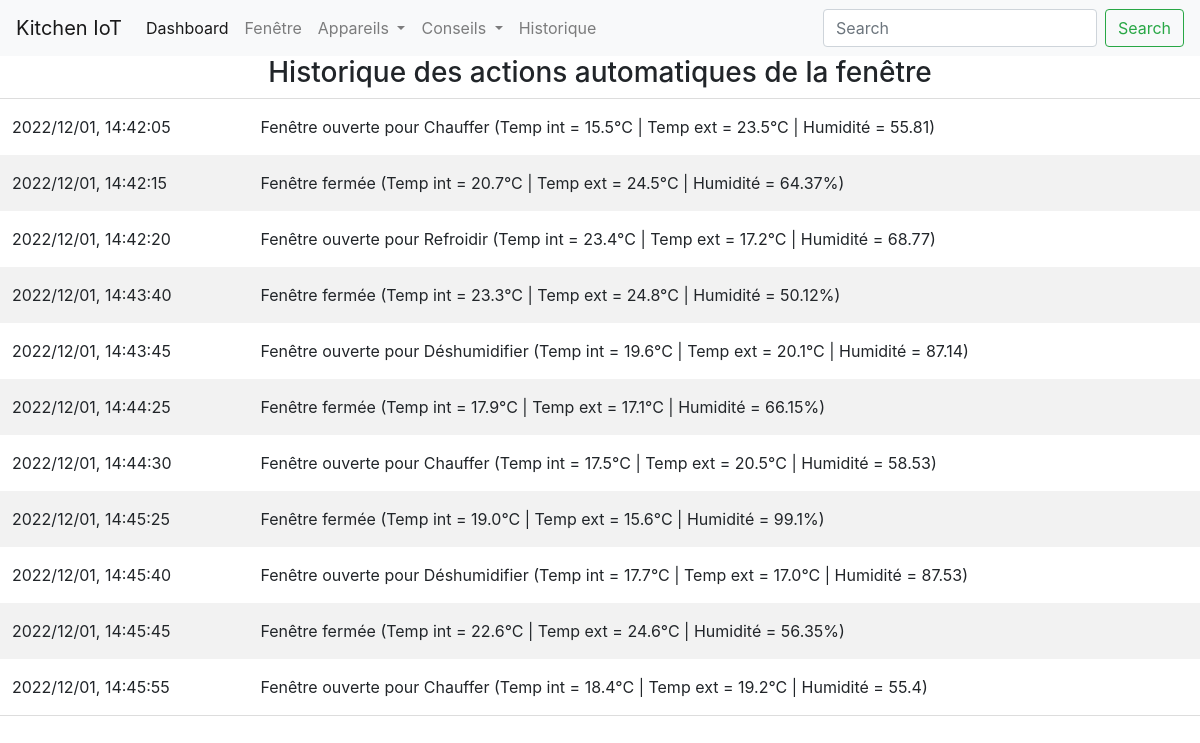
The page /window/ on the database its author committed.
### app/models.py (models this page shows, shortened)
class WindowLog(db.Model):
    __tablename__ = "window_log"
    id = db.Column(db.Integer, primary_key=True, autoincrement=True)
    action = db.Column(db.String, nullable=False)
    datetime = db.Column(db.DateTime, nullable=False)
    def get_serializable_action(self):
        return {"datetime":self.datetime.strftime("%Y/%m/%d, %H:%M:%S"), "action":self.action}

### app/routes.py (the view)
@app.route("/window/")
def window():
    with app.app_context():
        log = list(map(lambda x: x.get_serializable_action(), list(WindowLog.query.all())))
    return render_template("window/log.html", log=log)

### app/templates/window/log.html (shortened to what this page needs)
{% extends "index.html" %}
{% block content %}
<head>
    <link rel="stylesheet" href="{{url_for('static', filename='css/window.css')}}" />
</head>
<body>
<div class="main">
        <h3 style="text-align: center;">Historique des actions automatiques de la fenêtre</h3>
        <table id="window_log">
            {% for action in log %}
            <tr>
                <td>{{action["datetime"]}}</td>
                <td>{{action["action"]}}</td>
            </tr>
            {% endfor %}
        </table>
    </div>
</body>
{% endblock %}

### app/templates/index.html (shortened to what this page needs)
<!DOCTYPE html>
<html lang="en">
<head>
    <link rel="stylesheet" href="https://stackpath.bootstrapcdn.com/bootstrap/4.4.1/css/bootstrap.min.css"
>
</head>
<body>
    <nav class="navbar navbar-expand-lg navbar-light bg-light">
        <a class="navbar-brand" href="#">Kitchen IoT</a>
        <div class="collapse navbar-collapse" id="navbarSupportedContent">
            <ul class="navbar-nav mr-auto">
                <li class="nav-item active">
                    <a class="nav-link" href="/">Dashboard <span class="sr-only">(current)</span></a>
                </li>
                <li class="nav-item">
                <li class="nav-item">
                    <a class="nav-link" href="/window">Fenêtre</a>
                </li>
                <li class="nav-item dropdown">
                    <a class="nav-link dropdown-toggle" href="#" id="navbarDropdown" role="button" data-toggle="dropdown"
                       aria-haspopup="true" aria-expanded="false">
                        Appareils
                    </a>
                </li>
                <li class="nav-item dropdown">
                    <a class="nav-link dropdown-toggle" href="#" id="navbarDropdown" role="button" data-toggle="dropdown"
                       aria-haspopup="true" aria-expanded="false">
                        Conseils
                    </a>
                </li>
                <li class="nav-item">
                    <a class="nav-link " href="/energy_history">Historique</a>
                </li>
            </ul>
            <form class="form-inline my-2 my-lg-0">
                <input class="form-control mr-sm-2" type="search" placeholder="Search" aria-label="Search">
                <button class="btn btn-outline-success my-2 my-sm-0" type="submit">Search</button>
            </form>
        </div>
    </nav>
    {% block content %}
    {% endblock %}
</body>

### app/static/css/window.css (style rules this page uses)
* { box-sizing: border-box; }
.main { margin-left:-5px; margin-right:-5px; }
table { border-collapse: collapse; border-spacing: 0; width: 100%; border: 1px solid #ddd; }
th, td { text-align: left; padding: 16px; }
tr:nth-child(even) { background-color: #f2f2f2; }

### rows shown on the page
WindowLog: datetime "2022/12/01, 14:42:05", action "Fenêtre ouverte pour Chauffer (Temp int = 15.5°C | Temp ext = 23.5°C | Humidité = 55.81)"
WindowLog: datetime "2022/12/01, 14:42:15", action "Fenêtre fermée (Temp int = 20.7°C | Temp ext = 24.5°C | Humidité = 64.37%)"
WindowLog: datetime "2022/12/01, 14:42:20", action "Fenêtre ouverte pour Refroidir (Temp int = 23.4°C | Temp ext = 17.2°C | Humidité = 68.77)"
WindowLog: datetime "2022/12/01, 14:43:40", action "Fenêtre fermée (Temp int = 23.3°C | Temp ext = 24.8°C | Humidité = 50.12%)"
WindowLog: datetime "2022/12/01, 14:43:45", action "Fenêtre ouverte pour Déshumidifier (Temp int = 19.6°C | Temp ext = 20.1°C | Humidité = 87.14)"
WindowLog: datetime "2022/12/01, 14:44:25", action "Fenêtre fermée (Temp int = 17.9°C | Temp ext = 17.1°C | Humidité = 66.15%)"
WindowLog: datetime "2022/12/01, 14:44:30", action "Fenêtre ouverte pour Chauffer (Temp int = 17.5°C | Temp ext = 20.5°C | Humidité = 58.53)"
WindowLog: datetime "2022/12/01, 14:45:25", action "Fenêtre fermée (Temp int = 19.0°C | Temp ext = 15.6°C | Humidité = 99.1%)"
WindowLog: datetime "2022/12/01, 14:45:40", action "Fenêtre ouverte pour Déshumidifier (Temp int = 17.7°C | Temp ext = 17.0°C | Humidité = 87.53)"
WindowLog: datetime "2022/12/01, 14:45:45", action "Fenêtre fermée (Temp int = 22.6°C | Temp ext = 24.6°C | Humidité = 56.35%)"
WindowLog: datetime "2022/12/01, 14:45:55", action "Fenêtre ouverte pour Chauffer (Temp int = 18.4°C | Temp ext = 19.2°C | Humidité = 55.4)"
